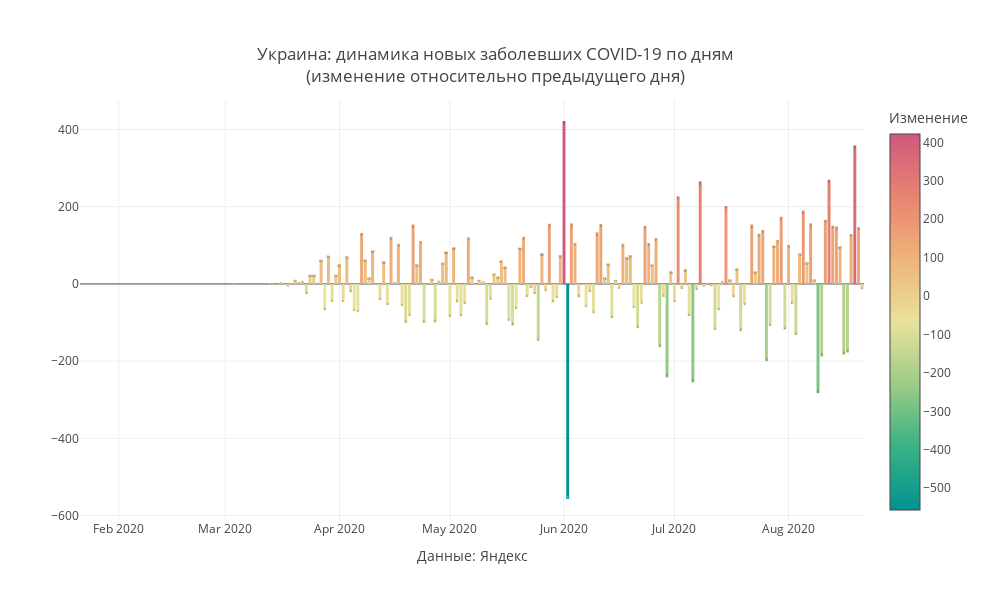

The notebook cell saved with this chart:
### Code cell
mask = X.Country ==my_country
#mask = (X.Date>datetime.date(2020,5,1))&(X.Region==my_region)
Y = X[mask]

Y['base'] = Y['Change_dayconf']*Y['Change_dayconf'].apply(lambda d:0 if d>0 else 1)
Y['Date']= pd.to_datetime(Y.Date)
fig = go.Figure()
fig.add_trace(
              go.Bar(x = Y.Date,y=Y.Change_dayconf,text = Y['Change_dayconf'],textposition = 'inside',
                
                #marker_color=Y['Change_dayconf'].apply(lambda d:'crimson' if d>0 else 'green'),
                 marker_color = Y['Change_dayconf'],marker_colorscale = 'Temps',marker_colorbar ={'tickmode':'auto',
                                    'title':{'text':'Изменение','side':'top'}}
                    )   
                )
fig.update_layout(
    annotations=[
#         dict(
#             x='2020-04-13',
#             y=10594,
#             xref="x",
#             yref="y",
#             text="Введение<br>пропускной<br>системы в Москве",
#             showarrow=True,
#             arrowhead=2,
#             ax=0,
#             ay=-60),
#         dict(
#             x='2020-06-09',
#             y=-429,
#             xref="x",
#             yref="y",
#             text="Отмена<br>пропускной<br>системы в Москве",
#             showarrow=True,
#             arrowhead=2,
#             ax=0,
#             ay=60),
        
        dict(x=0.5,y=-0.15,
            showarrow=False,
            text="",
            xref="paper",
            yref="paper")],
                  title=f'{my_country}: динамика новых заболевших COVID-19 по дням<br>(изменение относительно предыдущего дня)',
                  title_x = 0.5,
                  title_y= 0.9,
                  title_xanchor = "center",
                  title_yanchor = "bottom", 
                  legend_x = 0.05,legend_y = 0.98,
                  width = 990, height = 600,template = 'gridon',
    
    
                  xaxis_title='Данные: Яндекс',
    yaxis_title = ' '
)


fig.show()

### Figure 1 — Plotly figure (JSON) as saved in the notebook; plotly's stock layout.template omitted (floating-point values rounded to 4 significant figures; data arrays with more than 128 entries replaced by an {"elided": "..."} marker saying what was removed)
{"data": [{"marker": {"color": {"elided": "213 int values"}, "colorbar": {"tickmode": "auto", "title": {"side": "top", "text": "Изменение"}}, "colorscale": [[0, "rgb(0, 147, 146)"], [0.1667, "rgb(57, 177, 133)"], [0.3333, "rgb(156, 203, 134)"], [0.5, "rgb(233, 226, 156)"], [0.6667, "rgb(238, 180, 121)"], [0.8333, "rgb(232, 132, 113)"], [1, "rgb(207, 89, 126)"]]}, "text": {"elided": "213 int values"}, "textposition": "inside", "type": "bar", "x": {"elided": "213 str values"}, "y": {"elided": "213 int values"}}], "layout": {"annotations": [{"showarrow": false, "text": "", "x": 0.5, "xref": "paper", "y": -0.15, "yref": "paper"}], "height": 600, "legend": {"x": 0.05, "y": 0.98}, "title": {"text": "Украина: динамика новых заболевших COVID-19 по дням<br>(изменение относительно предыдущего дня)", "x": 0.5, "xanchor": "center", "y": 0.9, "yanchor": "bottom"}, "width": 990, "xaxis": {"title": {"text": "Данные: Яндекс"}}, "yaxis": {"title": {"text": " "}}}}
